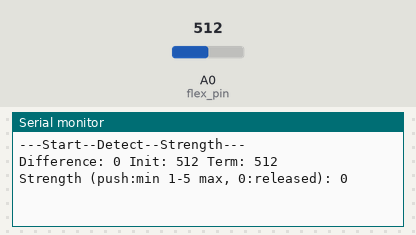
The sketch below on a simulated Arduino Uno, built with avr-gcc and run on an emulated ATmega328P. Shown: the last lines printed to the serial monitor. The test bench sets the inputs (shaded band); at power-on: A0 (flex_pin) = 512.

Above: at 1.3 s.
1.4 s: A0 (flex_pin) set to 716
At 3.6 s:
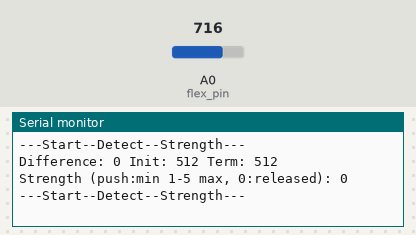
3.7 s: A0 (flex_pin) set to 900
At 4.9 s:
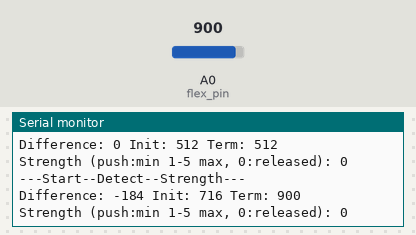
Timing chart, 0 to 6.7 s (numbered marks = the images above; inputs shaded):
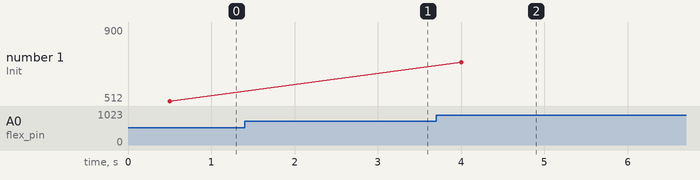

The sketch:

curve.ino
```cpp
#define flex_pin A0

void setup() {
    Serial.begin(115200);
}

void loop() {
    Serial.println("---Start--Detect--Strength---");
    int flex_value_S = analogRead(flex_pin);
    delay(500);
    int flex_value_F = analogRead(flex_pin);
    int strength = flex_value_S - flex_value_F;
    Serial.print("Difference: ");
    Serial.print(strength);
    Serial.print(" Init: ");
    Serial.print(flex_value_S);
    Serial.print(" Term: ");
    Serial.println(flex_value_F);
    Serial.print("Strength (push:min 1-5 max, 0:released): ");
    Serial.println(push_strength(strength));
    delay(3000);
}
int push_strength(int strength) {
    if (strength < 5)
        return 0;
    if (strength < 25)
        return 1;
    if (strength < 60)
        return 2;
    if (strength < 100)
        return 3;
    if (strength < 140)
        return 4;
    if (strength >= 300)
        return 5;
}
```

Measured:
- after the input at 3.7 s, the serial monitor: prints a new line after 0.30 s (image 2)
- plotted number 1: 512 → 900 after the input at 3.7 s
